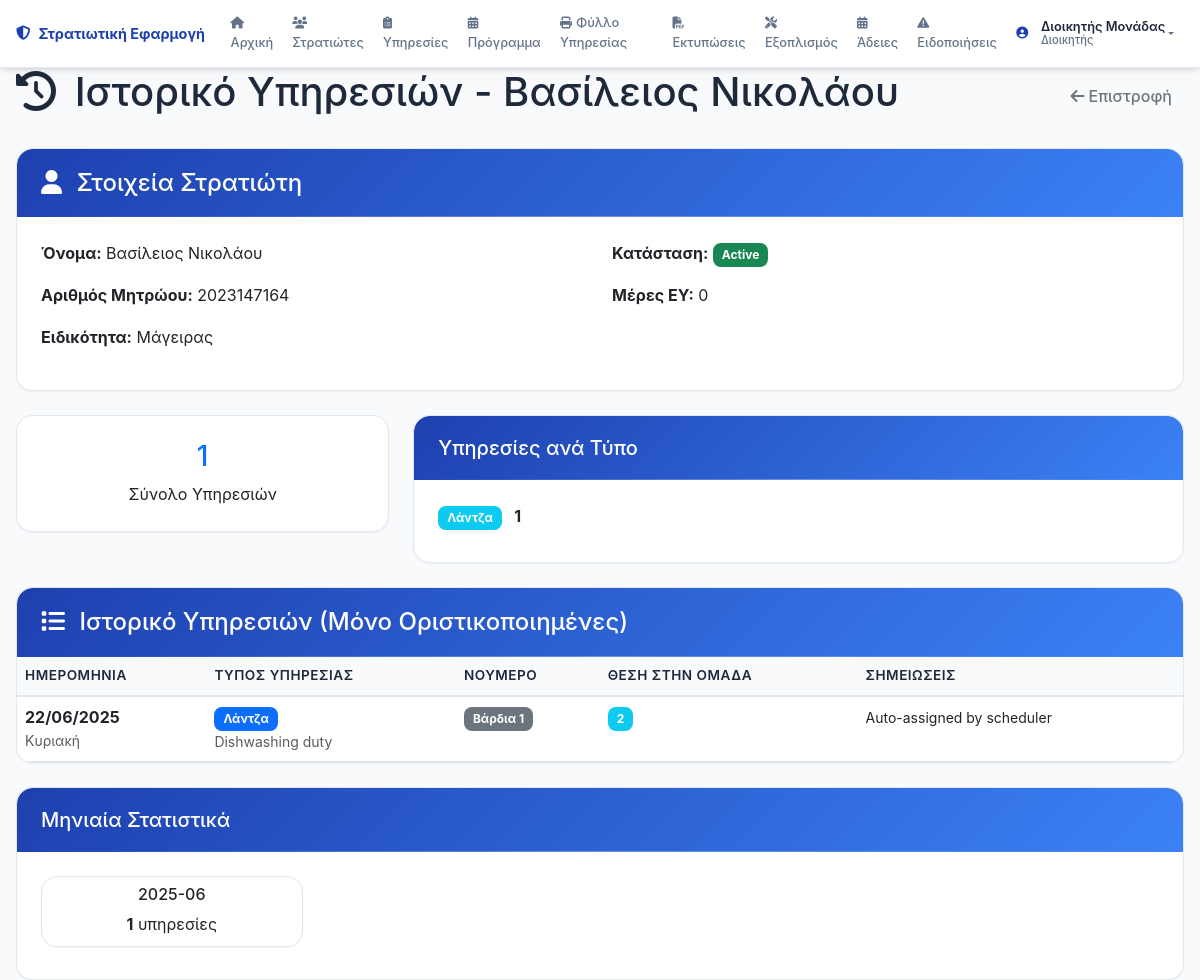
The page /soldiers/2/history (signed in) on the database its author committed.
### models.py (models this page shows, shortened)
class User(UserMixin, db.Model):
    id = db.Column(db.Integer, primary_key=True)
    username = db.Column(db.String(80), unique=True, nullable=False)
    password_hash = db.Column(db.String(256), nullable=False)
    role = db.Column(db.String(50), nullable=False)  # Διοικητής, Υπασπιστήριο, ΑΥΔΜ, ΓΡΑΦΙΟ ΑΡΧΗΛΟΧΕΙΑ
    full_name = db.Column(db.String(100), nullable=False)
    created_at = db.Column(db.DateTime, default=datetime.utcnow)
    last_login = db.Column(db.DateTime)
    active = db.Column(db.Boolean, default=True)
    def can_view_logs(self):
        return self.role == "Διοικητής"

class Soldier(db.Model):
    id = db.Column(db.Integer, primary_key=True)
    name = db.Column(db.String(100), nullable=False)
    military_id = db.Column(db.String(20), unique=True, nullable=False)
    enlistment_date = db.Column(db.Date, nullable=False)
    specialty = db.Column(db.String(100))
    status = db.Column(db.String(50), default='Active')  # Active, On Leave
    exemption_no_duty = db.Column(db.Boolean, default=False)  # Άνευ υπηρεσίας
    exemption_no_shaving = db.Column(db.Boolean, default=False)  # Άνευ ξυρίσματος
    exemption_no_boots = db.Column(db.Boolean, default=False)  # Άνευ αρβυλών
    days_out_of_service = db.Column(db.Integer, default=0)  # Μέρες ΕΥ (Εκτός Υπηρεσίας)
    out_of_service_reason = db.Column(db.String(200))  # Λόγος ΕΥ
    created_at = db.Column(db.DateTime, default=datetime.utcnow)
    birth_date = db.Column(db.Date)  # ΗΜΕΡΟΜΗΝΙΑ ΓΕΝΝΗΣΗΣ
    mother_name = db.Column(db.String(100))  # ΟΝΟΜΑ ΜΗΤΡΟΣ
    father_name = db.Column(db.String(100))  # ΟΝΟΜΑ ΠΑΤΡΟΣ
    profession = db.Column(db.String(100))  # ΕΠΑΓΓΕΛΜΑ
    mother_profession = db.Column(db.String(100))  # ΕΠΑΓΓΕΛΜΑ ΜΗΤΡΟΣ
    father_profession = db.Column(db.String(100))  # ΕΠΑΓΓΕΛΜΑ ΠΑΤΡΟΣ
    brothers_count = db.Column(db.Integer, default=0)  # ΑΡΙΘΜΟΣ ΑΔΕΛΦΩΝ
    sisters_count = db.Column(db.Integer, default=0)  # ΑΡΙΘΜΟΣ ΑΔΕΛΦΩΝ
    residence_address = db.Column(db.String(200))  # ΔΙΕΥΘΥΝΣΗ ΔΙΑΜΟΝΗΣ
    residence_city = db.Column(db.String(100))  # ΠΟΛΗ ΔΙΑΜΟΝΗΣ
    residence_prefecture = db.Column(db.String(100))  # ΝΟΜΟΣ ΔΙΑΜΟΝΗΣ
    personal_phone = db.Column(db.String(20))  # ΤΗΛΕΦΩΝΟ ΠΡΟΣΩΠΙΚΟ
    parents_phone = db.Column(db.String(20))  # ΤΗΛΕΦΩΝΟ ΓΟΝΕΩΝ
    education = db.Column(db.String(200))  # ΣΠΟΥΔΕΣ
    special_skills = db.Column(db.String(300))  # ΕΙΔΙΚΕΣ ΓΝΩΣΕΙΣ
    category = db.Column(db.String(50))  # ΚΑΤΗΓΟΡΙΑ (ΕΚΠΑΙΔΕΥΟΜΕΝΟΣ, ΟΡΓΑΝΙΚΟΣ, ΦΡΟΥΡΑ)
    medical_category = db.Column(db.String(20))  # ΙΑΤΡΙΚΗ ΚΑΤΗΓΟΡΙΑ (Ι1, Ι2, Ι3 ΕΝΟΠΛΟ, Ι3 ΑΟΠΛΟ, Ι4)
    amka = db.Column(db.String(11))  # ΑΜΚΑ
    tax_number = db.Column(db.String(20))  # ΑΡΙΘ. ΦΟΡΟΛΟΓ ΜΗΤΡΩΟΥ
    iban = db.Column(db.String(27))  # ΙΒΑΝ
    bank = db.Column(db.String(50))  # ΤΡΑΠΕΖΑ
    email = db.Column(db.String(120))  # EMAIL
    parent_email = db.Column(db.String(120))  # EMAIL ΓΟΝΕΑ
    interview_notes = db.Column(db.Text)  # ΠΑΡΑΤΗΡΗΣΕΙΣ
    duty_assignments = db.relationship('DutyAssignment', backref='soldier', lazy=True, cascade='all, delete-orphan')
    def get_duty_counts_by_type(self):
        from sqlalchemy import func
        duty_counts = db.session.query(
            DutyType.name,
            func.count(DutyAssignment.id).label('count')
        ).join(
            DutyAssignment, DutyType.id == DutyAssignment.duty_type_id
        ).join(
            DutySchedule, DutySchedule.schedule_date == DutyAssignment.duty_date
        ).filter(
            DutyAssignment.soldier_id == self.id,
            DutySchedule.is_finalized == True
        ).group_by(DutyType.name).all()
        return {duty_type: count for duty_type, count in duty_counts}
    def get_total_finalized_duties(self):
        return db.session.query(DutyAssignment).join(
            DutySchedule, DutySchedule.schedule_date == DutyAssignment.duty_date
        ).filter(
            DutyAssignment.soldier_id == self.id,
            DutySchedule.is_finalized == True
        ).count()
    def get_duty_history(self):
        return db.session.query(DutyAssignment).join(
            DutyType, DutyType.id == DutyAssignment.duty_type_id
        ).join(
            DutySchedule, DutySchedule.schedule_date == DutyAssignment.duty_date
        ).filter(
            DutyAssignment.soldier_id == self.id,
            DutySchedule.is_finalized == True
        ).order_by(DutyAssignment.duty_date.desc()).all()

class DutyType(db.Model):
    id = db.Column(db.Integer, primary_key=True)
    name = db.Column(db.String(100), nullable=False, unique=True)
    description = db.Column(db.Text)
    team_size = db.Column(db.Integer, default=1)
    shifts_per_day = db.Column(db.Integer, default=1)
    is_active = db.Column(db.Boolean, default=True)
    created_at = db.Column(db.DateTime, default=datetime.utcnow)
    duty_assignments = db.relationship('DutyAssignment', backref='duty_type', lazy=True)
    time_slots = db.relationship('DutyTimeSlot', backref='duty_type', lazy=True, cascade='all, delete-orphan')

class DutyAssignment(db.Model):
    id = db.Column(db.Integer, primary_key=True)
    soldier_id = db.Column(db.Integer, db.ForeignKey('soldier.id'), nullable=False)
    duty_type_id = db.Column(db.Integer, db.ForeignKey('duty_type.id'), nullable=False)
    duty_date = db.Column(db.Date, nullable=False)
    shift_number = db.Column(db.Integer, default=1)
    position_in_team = db.Column(db.Integer, default=1)  # For team-based duties
    notes = db.Column(db.Text)
    created_at = db.Column(db.DateTime, default=datetime.utcnow)
    def get_time_slot(self):
        return DutyTimeSlot.query.filter_by(
            duty_type_id=self.duty_type_id,
            shift_number=self.shift_number
        ).first()

### routes.py (the view)
@app.route('/soldiers/<int:soldier_id>/history')
@login_required
def soldier_history(soldier_id):
    soldier = Soldier.query.get_or_404(soldier_id)
    duty_history = soldier.get_duty_history()
    duty_counts = soldier.get_duty_counts_by_type()
    total_duties = soldier.get_total_finalized_duties()
    return render_template('soldier_history.html',
                         soldier=soldier,
                         duty_history=duty_history,
                         duty_counts=duty_counts,
                         total_duties=total_duties)

### templates/soldier_history.html (shortened to what this page needs)
{% extends "base.html" %}
{% block content %}
<div class="d-flex justify-content-between align-items-center mb-4">
    <h1>
        <i class="fas fa-history me-2"></i>
        Ιστορικό Υπηρεσιών - {{ soldier.name }}
    </h1>
    <a href="{{ url_for('soldiers') }}" class="btn btn-outline-secondary">
        <i class="fas fa-arrow-left me-1"></i>Επιστροφή
    </a>
</div>
<div class="card mb-4">
    <div class="card-header">
        <h4 class="mb-0">
            <i class="fas fa-user me-2"></i>
            Στοιχεία Στρατιώτη
        </h4>
    </div>
    <div class="card-body">
        <div class="row">
            <div class="col-md-6">
                <p><strong>Όνομα:</strong> {{ soldier.name }}</p>
                <p><strong>Αριθμός Μητρώου:</strong> {{ soldier.military_id }}</p>
                <p><strong>Ειδικότητα:</strong> {{ soldier.specialty or 'Δεν καθορίστηκε' }}</p>
            </div>
            <div class="col-md-6">
                <p><strong>Κατάσταση:</strong>
                    <span class="badge {{ 'bg-success' if soldier.status == 'Active' else 'bg-warning' }}">
                        {{ soldier.status }}
                    </span>
                </p>
                <p><strong>Μέρες ΕΥ:</strong> {{ soldier.days_out_of_service }}</p>
            </div>
        </div>
    </div>
</div>
<div class="row mb-4">
    <div class="col-md-4">
        <div class="card text-center">
            <div class="card-body">
                <h3 class="text-primary">{{ total_duties }}</h3>
                <p class="card-text">Σύνολο Υπηρεσιών</p>
            </div>
        </div>
    </div>
    <div class="col-md-8">
        <div class="card">
            <div class="card-header">
                <h5 class="mb-0">Υπηρεσίες ανά Τύπο</h5>
            </div>
            <div class="card-body">
                {% if duty_counts %}
                    <div class="row">
                        {% for duty_type, count in duty_counts.items() %}
                        <div class="col-md-4 mb-2">
                            <span class="badge bg-info me-2">{{ duty_type }}</span>
                            <strong>{{ count }}</strong>
                        </div>
                        {% endfor %}
                    </div>
                {% else %}
                    <p class="text-muted">Δεν υπάρχουν οριστικοποιημένες υπηρεσίες</p>
                {% endif %}
            </div>
        </div>
    </div>
</div>
<div class="card">
    <div class="card-header">
        <h4 class="mb-0">
            <i class="fas fa-list me-2"></i>
            Ιστορικό Υπηρεσιών (Μόνο Οριστικοποιημένες)
        </h4>
    </div>
    <div class="card-body p-0">
        {% if duty_history %}
            <div class="table-responsive">
                <table class="table table-hover mb-0">
                    <thead class="table-light">
                        <tr>
                            <th>Ημερομηνία</th>
                            <th>Τύπος Υπηρεσίας</th>
                            <th>ΝΟΥΜΕΡΟ</th>
                            <th>Θέση στην Ομάδα</th>
                            <th>Σημειώσεις</th>
                        </tr>
                    </thead>
                    <tbody>
                        {% for assignment in duty_history %}
                        <tr>
                            <td>
                                <strong>{{ assignment.duty_date.strftime('%d/%m/%Y') }}</strong>
                                <div class="text-muted small">{{ assignment.duty_date.strftime('%A')|capitalize }}</div>
                            </td>
                            <td>
                                <span class="badge bg-primary">{{ assignment.duty_type.name }}</span>
                                {% if assignment.duty_type.description %}
                                <div class="text-muted small">{{ assignment.duty_type.description }}</div>
                                {% endif %}
                            </td>
                            <td>
                                <span class="badge bg-secondary">Βάρδια {{ assignment.shift_number }}</span>
                                {% set time_slot = assignment.get_time_slot() %}
                            </td>
                            <td>
                                <span class="badge bg-info">{{ assignment.position_in_team }}</span>
                            </td>
                            <td>
                                <small>{{ assignment.notes or '-' }}</small>
                            </td>
                        </tr>
                        {% endfor %}
                    </tbody>
                </table>
            </div>
        {% endif %}
    </div>
</div>
{% if duty_history %}
<div class="card mt-4">
    <div class="card-header">
        <h5 class="mb-0">Μηνιαία Στατιστικά</h5>
    </div>
    <div class="card-body">
        {% set monthly_counts = {} %}
        {% for assignment in duty_history %}
            {% set month_key = assignment.duty_date.strftime('%Y-%m') %}
            {% if month_key not in monthly_counts %}
                {% set _ = monthly_counts.update({month_key: 0}) %}
            {% endif %}
            {% set _ = monthly_counts.update({month_key: monthly_counts[month_key] + 1}) %}
        {% endfor %}
        <div class="row">
            {% for month, count in monthly_counts.items() %}
            <div class="col-md-3 mb-2">
                <div class="card text-center">
                    <div class="card-body py-2">
                        <h6 class="card-title">{{ month }}</h6>
                        <p class="card-text"><strong>{{ count }}</strong> υπηρεσίες</p>
                    </div>
                </div>
            </div>
            {% endfor %}
        </div>
    </div>
</div>
{% endif %}
{% endblock %}

### templates/base.html (shortened to what this page needs)
<!DOCTYPE html>
<html lang="el">
<head>
    <link href="https://cdn.jsdelivr.net/npm/bootstrap@5.3.0/dist/css/bootstrap.min.css" rel="stylesheet">
    <link href="https://cdnjs.cloudflare.com/ajax/libs/font-awesome/6.4.0/css/all.min.css" rel="stylesheet">
    <link href="{{ url_for('static', filename='css/style.css') }}" rel="stylesheet">
</head>
<body>
    <nav class="navbar navbar-expand-lg navbar-dark military-nav">
        <div class="container-fluid">
            <a class="navbar-brand" href="{{ url_for('index') }}">
                <i class="fas fa-shield-alt me-2"></i>
                Στρατιωτική Εφαρμογή
            </a>
            <div class="collapse navbar-collapse" id="navbarNav">
                <ul class="navbar-nav me-auto">
                    <li class="nav-item">
                        <a class="nav-link {{ 'active' if request.endpoint == 'index' }}" href="{{ url_for('index') }}">
                            <i class="fas fa-home me-1"></i>Αρχική
                        </a>
                    </li>
                    <li class="nav-item">
                        <a class="nav-link {{ 'active' if request.endpoint == 'soldiers' }}" href="{{ url_for('soldiers') }}">
                            <i class="fas fa-users me-1"></i>Στρατιώτες
                        </a>
                    </li>
                    <li class="nav-item">
                        <a class="nav-link {{ 'active' if request.endpoint == 'duties' }}" href="{{ url_for('duties') }}">
                            <i class="fas fa-clipboard-list me-1"></i>Υπηρεσίες
                        </a>
                    </li>
                    <li class="nav-item">
                        <a class="nav-link {{ 'active' if request.endpoint == 'schedule' }}" href="{{ url_for('schedule') }}">
                            <i class="fas fa-calendar-alt me-1"></i>Πρόγραμμα
                        </a>
                    </li>
                    <li class="nav-item">
                        <a class="nav-link {{ 'active' if request.endpoint == 'duty_sheet' }}" href="{{ url_for('duty_sheet') }}">
                            <i class="fas fa-print me-1"></i>Φύλλο Υπηρεσίας
                        </a>
                    </li>
                    <li class="nav-item">
                        <a class="nav-link {{ 'active' if request.endpoint == 'prints' }}" href="{{ url_for('prints') }}">
                            <i class="fas fa-file-pdf me-1"></i>Εκτυπώσεις
                        </a>
                    </li>
                    <li class="nav-item">
                        <a class="nav-link {{ 'active' if request.endpoint == 'equipment' }}" href="{{ url_for('equipment') }}">
                            <i class="fas fa-tools me-1"></i>Εξοπλισμός
                        </a>
                    </li>
                    <li class="nav-item">
                        <a class="nav-link {{ 'active' if request.endpoint == 'leaves' }}" href="{{ url_for('leaves') }}">
                            <i class="fas fa-calendar-alt me-1"></i>Άδειες
                        </a>
                    </li>
                    <li class="nav-item">
                        <a class="nav-link {{ 'active' if request.endpoint == 'staffing_alerts' }}" href="{{ url_for('staffing_alerts') }}">
                            <i class="fas fa-exclamation-triangle me-1"></i>Ειδοποιήσεις
                        </a>
                    </li>
                </ul>
                {% if current_user.is_authenticated %}
                <div class="navbar-nav ms-auto">
                    <li class="nav-item dropdown">
                        <a class="nav-link dropdown-toggle d-flex align-items-center" href="#" id="navbarDropdown" role="button" data-bs-toggle="dropdown" aria-expanded="false">
                            <div class="user-avatar me-2">
                                <i class="fas fa-user-circle"></i>
                            </div>
                            <div class="user-info">
                                <div class="user-name">{{ current_user.full_name }}</div>
                                <div class="user-role">{{ current_user.role }}</div>
                            </div>
                        </a>
                    </li>
                </div>
                {% endif %}
            </div>
        </div>
    </nav>
    <div class="container-fluid">
        <div class="row">
            <div class="col-12">
                {% block content %}{% endblock %}
            </div>
        </div>
    </div>
</body>
</html>

### rows shown on the page
User: full_name "Διοικητής Μονάδας", role "Διοικητής"
Soldier: name "Βασίλειος Νικολάου", military_id "2023147164", specialty "Μάγειρας", status "Active", days_out_of_service "0"
DutyType: name "Λάντζα", count "1"
DutyAssignment: duty_date "22/06/2025", duty_type.name "Λάντζα", duty_type.description "Dishwashing duty", shift_number "1", position_in_team "2", notes "Auto-assigned by scheduler"

### other values the page prints
{{ total_duties }} "1"
{{ month }} "2025-06"
{{ count }} "1"
